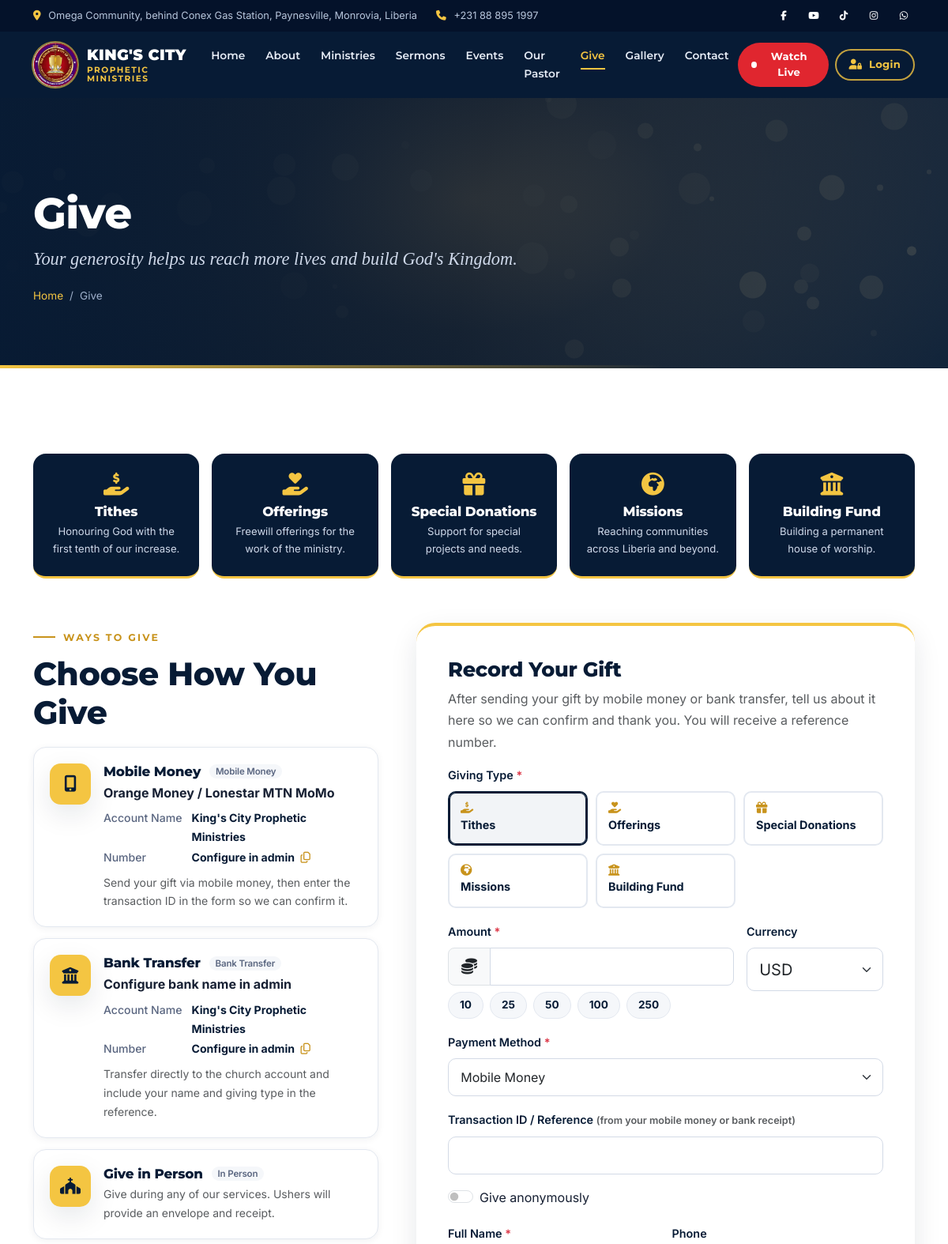
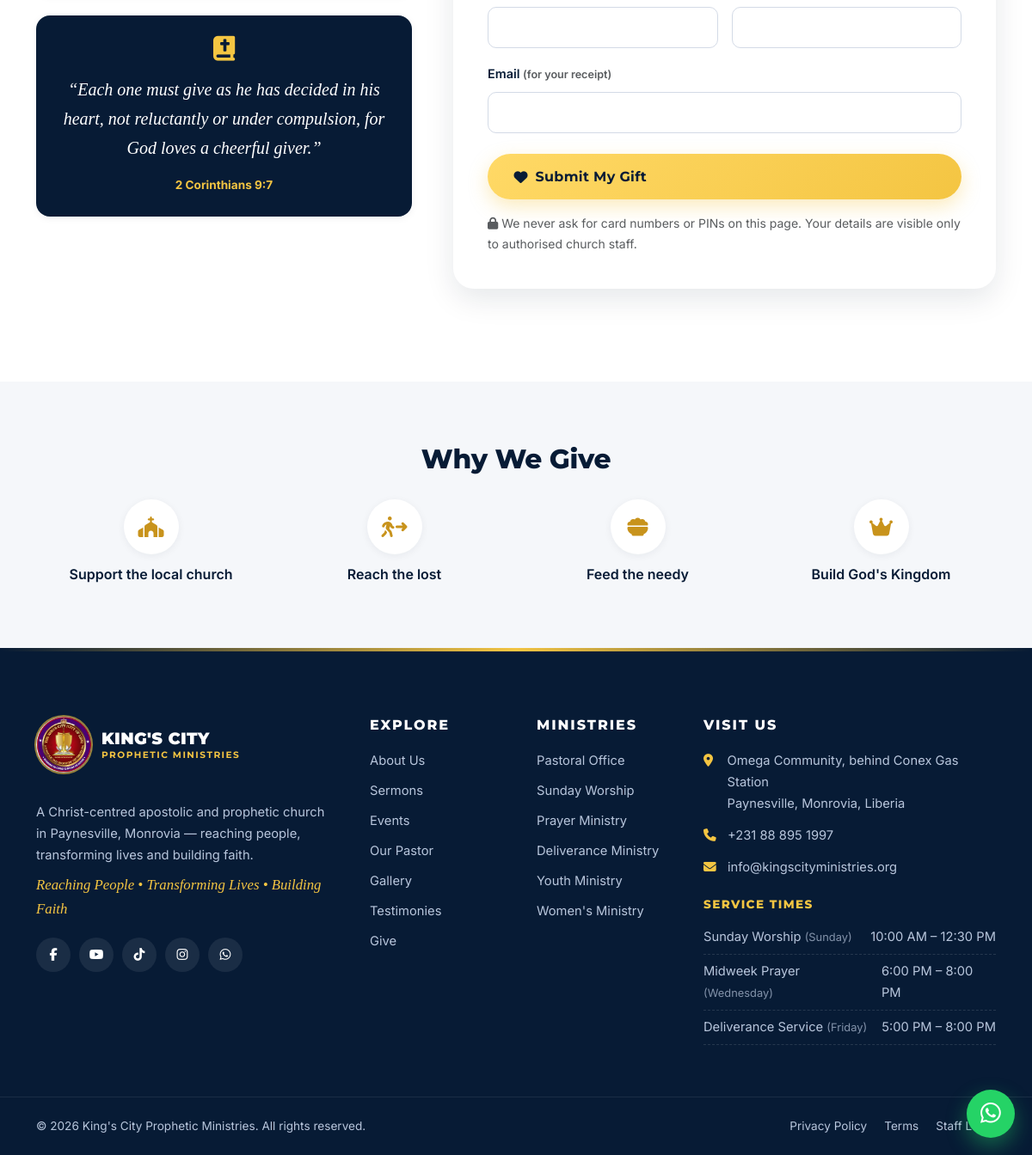
/giving.php, run on the app's committed database (2 pictures, top to bottom).
### tables this page shows
CREATE TABLE social_links (
  id         INT UNSIGNED AUTO_INCREMENT PRIMARY KEY,
  platform   VARCHAR(40) NOT NULL,
  url        VARCHAR(255) NOT NULL,
  icon       VARCHAR(60) NOT NULL,
  sort_order SMALLINT NOT NULL DEFAULT 0,
  is_active  TINYINT(1) NOT NULL DEFAULT 1
);

CREATE TABLE giving_categories (
  id          INT UNSIGNED AUTO_INCREMENT PRIMARY KEY,
  name        VARCHAR(80) NOT NULL,
  description VARCHAR(255) NULL,
  icon        VARCHAR(60) NULL DEFAULT 'fa-hand-holding-heart',
  sort_order  SMALLINT NOT NULL DEFAULT 0,
  is_active   TINYINT(1) NOT NULL DEFAULT 1
);

CREATE TABLE giving_methods (
  id             INT UNSIGNED AUTO_INCREMENT PRIMARY KEY,
  name           VARCHAR(100) NOT NULL,
  type           ENUM('mobile_money','bank_transfer','online_gateway','cash','other') NOT NULL,
  provider       VARCHAR(100) NULL COMMENT 'e.g. Orange Money, MTN MoMo, Ecobank',
  account_name   VARCHAR(150) NULL,
  account_number VARCHAR(100) NULL,
  gateway_driver VARCHAR(60)  NULL COMMENT 'Online gateway driver key (see models/PaymentGateway.php)',
  instructions   TEXT NULL,
  icon           VARCHAR(60) NULL DEFAULT 'fa-wallet',
  sort_order     SMALLINT NOT NULL DEFAULT 0,
  is_active      TINYINT(1) NOT NULL DEFAULT 1,
  created_at     TIMESTAMP NOT NULL DEFAULT CURRENT_TIMESTAMP,
  updated_at     TIMESTAMP NOT NULL DEFAULT CURRENT_TIMESTAMP ON UPDATE CURRENT_TIMESTAMP
);

CREATE TABLE departments (
  id               INT UNSIGNED AUTO_INCREMENT PRIMARY KEY,
  name             VARCHAR(120) NOT NULL,
  slug             VARCHAR(140) NOT NULL UNIQUE,
  description      TEXT NULL,
  image            VARCHAR(255) NULL,
  icon             VARCHAR(60)  NULL DEFAULT 'fa-church',
  head_user_id     INT UNSIGNED NULL,
  head_name        VARCHAR(120) NULL COMMENT 'Shown publicly when the head has no account',
  contact_email    VARCHAR(190) NULL,
  contact_phone    VARCHAR(40)  NULL,
  meeting_schedule VARCHAR(255) NULL,
  is_public        TINYINT(1) NOT NULL DEFAULT 1 COMMENT 'Listed on the public Ministries page',
  sort_order       SMALLINT NOT NULL DEFAULT 0,
  status           ENUM('active','inactive') NOT NULL DEFAULT 'active',
  created_at       TIMESTAMP NOT NULL DEFAULT CURRENT_TIMESTAMP,
  updated_at       TIMESTAMP NOT NULL DEFAULT CURRENT_TIMESTAMP ON UPDATE CURRENT_TIMESTAMP,
  FOREIGN KEY (head_user_id) REFERENCES users(id) ON DELETE SET NULL,
  INDEX idx_dept_status (status, sort_order)
);

CREATE TABLE service_times (
  id          INT UNSIGNED AUTO_INCREMENT PRIMARY KEY,
  name        VARCHAR(120) NOT NULL,
  day_of_week VARCHAR(20) NOT NULL,
  start_time  TIME NOT NULL,
  end_time    TIME NULL,
  description VARCHAR(255) NULL,
  sort_order  SMALLINT NOT NULL DEFAULT 0,
  is_active   TINYINT(1) NOT NULL DEFAULT 1
);

### giving.php (the view, shortened to what the rows shown need)
<?php
require __DIR__ . '/includes/bootstrap.php';
$categories = Giving::categories();
$methods = Giving::methods();
$typeLabels = ['mobile_money' => 'Mobile Money', 'bank_transfer' => 'Bank Transfer', 'online_gateway' => 'Online Payment', 'cash' => 'In Person', 'other' => 'Other'];
require __DIR__ . '/includes/header.php';
echo page_banner('Give', setting('giving_intro', 'Your generosity changes lives.'), setting('giving_image') ?: 'assets/images/placeholders/prayer.svg', [], 'giving');
?>
<section class="section">
  <div class="container">
    <?php if ($categories): ?>
    <div class="giving-types" data-aos="fade-up">
      <?php foreach ($categories as $c): ?>
        <div class="gt-card"><i class="fa-solid <?= e($c['icon'] ?: 'fa-hand-holding-heart') ?>" aria-hidden="true"></i><h2><?= e($c['name']) ?></h2><p><?= e($c['description']) ?></p></div>
      <?php endforeach; ?>
    </div>
    <?php endif; ?>
    <div class="row g-5 mt-2">
      <div class="col-lg-5">
        <h2 class="display-title" data-aos="fade-down">Choose How You Give</h2>
        <?php if (!$methods): echo empty_state('fa-wallet', 'Giving options coming soon', 'Please give in person during any of our services.');
        else: foreach ($methods as $i => $m): ?>
          <div class="method-card" data-aos="fade-up" data-aos-delay="<?= $i * 80 ?>">
            <span class="mc-icon"><i class="fa-solid <?= e($m['icon'] ?: 'fa-wallet') ?>" aria-hidden="true"></i></span>
            <div>
              <h3><?= e($m['name']) ?> <small><?= e($typeLabels[$m['type']] ?? '') ?></small></h3>
              <?php if ($m['provider']): ?><p class="mb-1"><strong><?= e($m['provider']) ?></strong></p><?php endif; ?>
              <?php if ($m['account_name'] || $m['account_number']): ?>
                <dl class="acct"><?php if ($m['account_name']): ?><dt>Account Name</dt><dd><?= e($m['account_name']) ?></dd><?php endif; ?>
                  <?php if ($m['account_number']): ?><dt>Number</dt><dd><span class="copyable"><?= e($m['account_number']) ?></span> <button class="copy-btn" type="button" data-copy="<?= e($m['account_number']) ?>" aria-label="Copy account number"><i class="fa-regular fa-copy" aria-hidden="true"></i></button></dd><?php endif; ?></dl>
              <?php endif; ?>
              <?php if ($m['instructions']): ?><p class="small text-muted mb-0"><?= nl2br_e($m['instructions']) ?></p><?php endif; ?>
            </div>
          </div>
        <?php endforeach; endif; ?>
      </div>
      <div class="col-lg-7">
        <form class="form-card" method="post" action="<?= e(url('api/giving.php')) ?>" data-public-form novalidate data-aos="fade-left">
          <h2>Record Your Gift</h2>
          <div class="row g-3">
            <div class="col-12"><span class="form-label d-block">Giving Type <span class="text-danger" aria-hidden="true">*</span></span>
              <div class="choice-grid" role="radiogroup" aria-label="Giving type">
                <?php foreach ($categories as $i => $c): ?><label class="choice"><span><i class="fa-solid <?= e($c['icon']) ?>" aria-hidden="true"></i> <?= e($c['name']) ?></span></label><?php endforeach; ?>
              </div><div class="invalid-feedback" data-error-for="category_id"></div></div>
          </div>
        </form>
      </div>
    </div>
  </div>
</section>
<section class="section-sm bg-soft">
  <div class="container text-center" data-aos="fade-up">
    <h2 class="section-title-sm">Why We Give</h2>
  </div>
</section>
<?php require __DIR__ . '/includes/footer.php'; ?>

### includes/components.php (shortened to what the rows shown need)
<?php
function bg_video_tag(?array $hero, string $class = 'bg-video'): string
{
    if (!HeroVideo::hasVideo($hero)) {
        return '';
    }
    $poster = media_url($hero['poster'], 'assets/images/placeholders/hero-poster.svg');
    return '<video class="' . e($class) . '" autoplay muted loop playsinline preload="none" poster="' . e($poster) . '" aria-hidden="true" tabindex="-1" data-bg-video'
        . ' data-mobile-src="' . e($hero['video_mobile'] ? media_url($hero['video_mobile']) : '') . '">'
        . ($hero['video_webm'] ? '<source data-src="' . e(media_url($hero['video_webm'])) . '" type="video/webm">' : '')
        . ($hero['video_mp4'] ? '<source data-src="' . e(media_url($hero['video_mp4'])) . '" type="video/mp4">' : '')
        . '</video>';
}
function page_banner(string $title, string $subtitle = '', string $image = 'assets/images/placeholders/hero-poster.svg', array $crumbs = [], string $heroPage = ''): string
{
    $hero = $heroPage ? HeroVideo::active($heroPage) : null;
    $video = bg_video_tag($hero);
    $crumbHtml = '<nav aria-label="Breadcrumb"><ol class="breadcrumb"><li class="breadcrumb-item"><a href="' . e(url()) . '">Home</a></li>';
    $crumbHtml .= '<li class="breadcrumb-item active" aria-current="page">' . e($title) . '</li></ol></nav>';
    return '<section class="page-banner' . ($video ? ' has-video' : '') . '" style="--banner:url(\'' . e(media_url($image)) . '\')">' . $video . '<div class="container">'
        . '<h1 data-aos="fade-up">' . e($title) . '</h1>' . ($subtitle ? '<p data-aos="fade-up" data-aos-delay="100">' . e($subtitle) . '</p>' : '')
        . '<div data-aos="fade-up" data-aos-delay="150">' . $crumbHtml . '</div></div></section>';
}
function social_icons(string $class = 'social-icons'): string
{
    $html = '<ul class="' . e($class) . '">';
    foreach (social_links() as $s) {
        $html .= '<li><a href="' . e($s['url']) . '" target="_blank" rel="noopener" aria-label="' . e($s['platform']) . '"><i class="fa-brands ' . e($s['icon']) . '" aria-hidden="true"></i></a></li>';
    }
    return $html . '</ul>';
}

### includes/footer.php (shortened to what the rows shown need)
<?php
$footerMinistries = DB::all("SELECT name, slug FROM departments WHERE status = 'active' AND is_public = 1 ORDER BY sort_order LIMIT 6");
?>
</main>
<footer class="site-footer">
  <div class="container">
    <div class="row g-5">
      <div class="col-lg-4">
        <?= social_icons() ?>
      </div>
      <div class="col-6 col-lg-2">
        <h2 class="footer-title">Explore</h2>
      </div>
      <div class="col-6 col-lg-2">
        <h2 class="footer-title">Ministries</h2>
        <ul class="footer-links">
          <?php foreach ($footerMinistries as $m): ?><li><a href="<?= e(url('ministries.php#' . $m['slug'])) ?>"><?= e($m['name']) ?></a></li><?php endforeach; ?>
        </ul>
      </div>
      <div class="col-lg-4">
        <h2 class="footer-title">Visit Us</h2>
        <ul class="service-list">
          <?php foreach (service_times() as $s): ?>
            <li><span><?= e($s['name']) ?> <small>(<?= e($s['day_of_week']) ?>)</small></span><span><?= e(time_range($s['start_time'], $s['end_time'])) ?></span></li>
          <?php endforeach; ?>
        </ul>
      </div>
    </div>
  </div>
</footer>
</body>
</html>

### data on the page
giving_categories: name "Tithes", description "Honouring God with the first tenth of our increase."
giving_categories: name "Offerings", description "Freewill offerings for the work of the ministry."
giving_categories: name "Special Donations", description "Support for special projects and needs."
giving_categories: name "Missions", description "Reaching communities across Liberia and beyond."
giving_categories: name "Building Fund", description "Building a permanent house of worship."
giving_methods: name "Mobile Money", type "Mobile Money", provider "Orange Money / Lonestar MTN MoMo", account_name "King's City Prophetic Ministries", account_number "Configure in admin", instructions "Send your gift via mobile money, then enter the transaction ID in the form so we can confirm it."
giving_methods: name "Bank Transfer", type "Bank Transfer", provider "Configure bank name in admin", account_name "King's City Prophetic Ministries", account_number "Configure in admin", instructions "Transfer directly to the church account and include your name and giving type in the reference."
giving_methods: name "Give in Person", type "In Person", instructions "Give during any of our services. Ushers will provide an envelope and receipt."
departments: name "Pastoral Office"
departments: name "Sunday Worship"
departments: name "Prayer Ministry"
departments: name "Deliverance Ministry"
departments: name "Youth Ministry"
departments: name "Women's Ministry"
service_times: name "Sunday Worship", day_of_week "Sunday", time_range($s['start_time'], $s['end_time']) "10:00 AM – 12:30 PM"
service_times: name "Midweek Prayer", day_of_week "Wednesday", time_range($s['start_time'], $s['end_time']) "6:00 PM – 8:00 PM"
service_times: name "Deliverance Service", day_of_week "Friday", time_range($s['start_time'], $s['end_time']) "5:00 PM – 8:00 PM"

### other printed values
church_address_line() "Omega Community, behind Conex Gas Station, Paynesville, Monrovia, Liberia"
setting('phone') "+231 88 895 1997"
$shortName "KING'S CITY"
$restName "PROPHETIC MINISTRIES"
$label "Home"
$label "About"
$label "Ministries"
$label "Sermons"
$label "Events"
$label "Our Pastor"
$label "Give"
$label "Gallery"
$label "Contact"
$title "Give"
$subtitle "Your generosity helps us reach more lives and build God's Kingdom."
